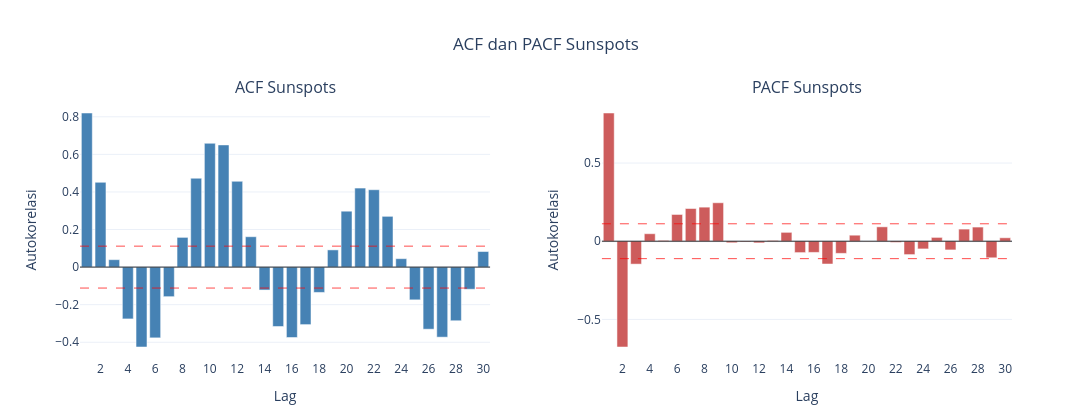

Notebook code for this chart:
### Markdown cell above
> ACF signifikan di lag 1–2 lalu masuk pita; PACF signifikan di lag 1 dan (tipis) lag 2 lalu kecil.

### 4.2 Sunspots tahunan

### Code cell
import numpy as np
import plotly.graph_objects as go
from plotly.subplots import make_subplots
from statsmodels.tsa.stattools import acf, pacf

# Menghitung ACF dan PACF
lags = 30
acf_values = acf(sunth, nlags=lags)
pacf_values = pacf(sunth, nlags=lags, method='ywm')

# Pita signifikansi 95%
band = 1.96 / np.sqrt(len(sunth))

lag_values = np.arange(1, lags + 1)

# Membuat subplot
fig = make_subplots(
    rows=1, cols=2,
    subplot_titles=['ACF Sunspots', 'PACF Sunspots'],
    horizontal_spacing=0.12
)

# ACF
fig.add_trace(
    go.Bar(
        x=lag_values,
        y=acf_values[1:],
        name='ACF',
        marker_color='steelblue',
        hovertemplate='Lag: %{x}<br>ACF: %{y:.3f}<extra></extra>'
    ),
    row=1, col=1
)

# PACF
fig.add_trace(
    go.Bar(
        x=lag_values,
        y=pacf_values[1:],
        name='PACF',
        marker_color='indianred',
        hovertemplate='Lag: %{x}<br>PACF: %{y:.3f}<extra></extra>'
    ),
    row=1, col=2
)

# Garis nol dan batas signifikansi
for col in [1, 2]:

    fig.add_hline(
        y=0,
        line_color='black',
        line_width=0.8,
        row=1, col=col
    )

    for batas in [band, -band]:
        fig.add_hline(
            y=batas,
            line_dash='dash',
            line_color='red',
            line_width=1,
            opacity=0.7,
            row=1, col=col
        )

    fig.update_xaxes(
        title_text='Lag',
        tickmode='linear',
        dtick=2,
        row=1, col=col
    )

    fig.update_yaxes(
        title_text='Autokorelasi',
        row=1, col=col
    )

# Layout
fig.update_layout(
    title=dict(
        text='ACF dan PACF Sunspots',
        x=0.5
    ),
    template='plotly_white',
    height=420,
    width=1100,
    showlegend=False,
    hovermode='x unified',
    margin=dict(t=100, b=60)
)

fig.show()

# Ringkasan PACF lag 1–10
print(
    'PACF lag 1–10:',
    pacf_values[1:11].round(2),
    f'| pita ±{band:.3f}'
)

### Figure 1 — Plotly figure (JSON) as saved in the notebook; plotly's stock layout.template omitted (floating-point values rounded to 4 significant figures)
{"data": [{"hovertemplate": "Lag: %{x}<br>ACF: %{y:.3f}<extra></extra>", "marker": {"color": "steelblue"}, "name": "ACF", "type": "bar", "x": [1, 2, 3, 4, 5, 6, 7, 8, 9, 10, 11, 12, 13, 14, 15, 16, 17, 18, 19, 20, 21, 22, 23, 24, 25, 26, 27, 28, 29, 30], "xaxis": "x", "y": [0.8202, 0.4513, 0.03958, -0.2758, -0.4252, -0.3766, -0.1574, 0.1582, 0.4731, 0.659, 0.6503, 0.4567, 0.1618, -0.1221, -0.3162, -0.3747, -0.3061, -0.1348, 0.09159, 0.2976, 0.4207, 0.4118, 0.2702, 0.04496, -0.1743, -0.3305, -0.3729, -0.2856, -0.1179, 0.08293], "yaxis": "y"}, {"hovertemplate": "Lag: %{x}<br>PACF: %{y:.3f}<extra></extra>", "marker": {"color": "indianred"}, "name": "PACF", "type": "bar", "x": [1, 2, 3, 4, 5, 6, 7, 8, 9, 10, 11, 12, 13, 14, 15, 16, 17, 18, 19, 20, 21, 22, 23, 24, 25, 26, 27, 28, 29, 30], "xaxis": "x2", "y": [0.8202, -0.6767, -0.1465, 0.04794, 0.00543, 0.1711, 0.2092, 0.2179, 0.246, -0.01003, -0.004227, -0.01068, 0.005189, 0.05673, -0.07279, -0.07151, -0.1457, -0.07775, 0.03856, 0.001463, 0.09206, -0.007483, -0.08552, -0.04925, 0.02444, -0.05568, 0.07749, 0.0905, -0.1061, 0.02202], "yaxis": "y2"}], "layout": {"annotations": [{"font": {"size": 16}, "showarrow": false, "text": "ACF Sunspots", "x": 0.22, "xanchor": "center", "xref": "paper", "y": 1, "yanchor": "bottom", "yref": "paper"}, {"font": {"size": 16}, "showarrow": false, "text": "PACF Sunspots", "x": 0.78, "xanchor": "center", "xref": "paper", "y": 1, "yanchor": "bottom", "yref": "paper"}], "height": 420, "hovermode": "x unified", "margin": {"b": 60, "t": 100}, "shapes": [{"line": {"color": "black", "width": 0.8}, "type": "line", "x0": 0, "x1": 1, "xref": "x domain", "y0": 0, "y1": 0, "yref": "y"}, {"line": {"color": "red", "dash": "dash", "width": 1}, "opacity": 0.7, "type": "line", "x0": 0, "x1": 1, "xref": "x domain", "y0": 0.1115, "y1": 0.1115, "yref": "y"}, {"line": {"color": "red", "dash": "dash", "width": 1}, "opacity": 0.7, "type": "line", "x0": 0, "x1": 1, "xref": "x domain", "y0": -0.1115, "y1": -0.1115, "yref": "y"}, {"line": {"color": "black", "width": 0.8}, "type": "line", "x0": 0, "x1": 1, "xref": "x2 domain", "y0": 0, "y1": 0, "yref": "y2"}, {"line": {"color": "red", "dash": "dash", "width": 1}, "opacity": 0.7, "type": "line", "x0": 0, "x1": 1, "xref": "x2 domain", "y0": 0.1115, "y1": 0.1115, "yref": "y2"}, {"line": {"color": "red", "dash": "dash", "width": 1}, "opacity": 0.7, "type": "line", "x0": 0, "x1": 1, "xref": "x2 domain", "y0": -0.1115, "y1": -0.1115, "yref": "y2"}], "showlegend": false, "title": {"text": "ACF dan PACF Sunspots", "x": 0.5}, "width": 1100, "xaxis": {"anchor": "y", "domain": [0, 0.44], "dtick": 2, "tickmode": "linear", "title": {"text": "Lag"}}, "xaxis2": {"anchor": "y2", "domain": [0.56, 1], "dtick": 2, "tickmode": "linear", "title": {"text": "Lag"}}, "yaxis": {"anchor": "x", "domain": [0, 1], "title": {"text": "Autokorelasi"}}, "yaxis2": {"anchor": "x2", "domain": [0, 1], "title": {"text": "Autokorelasi"}}}}
